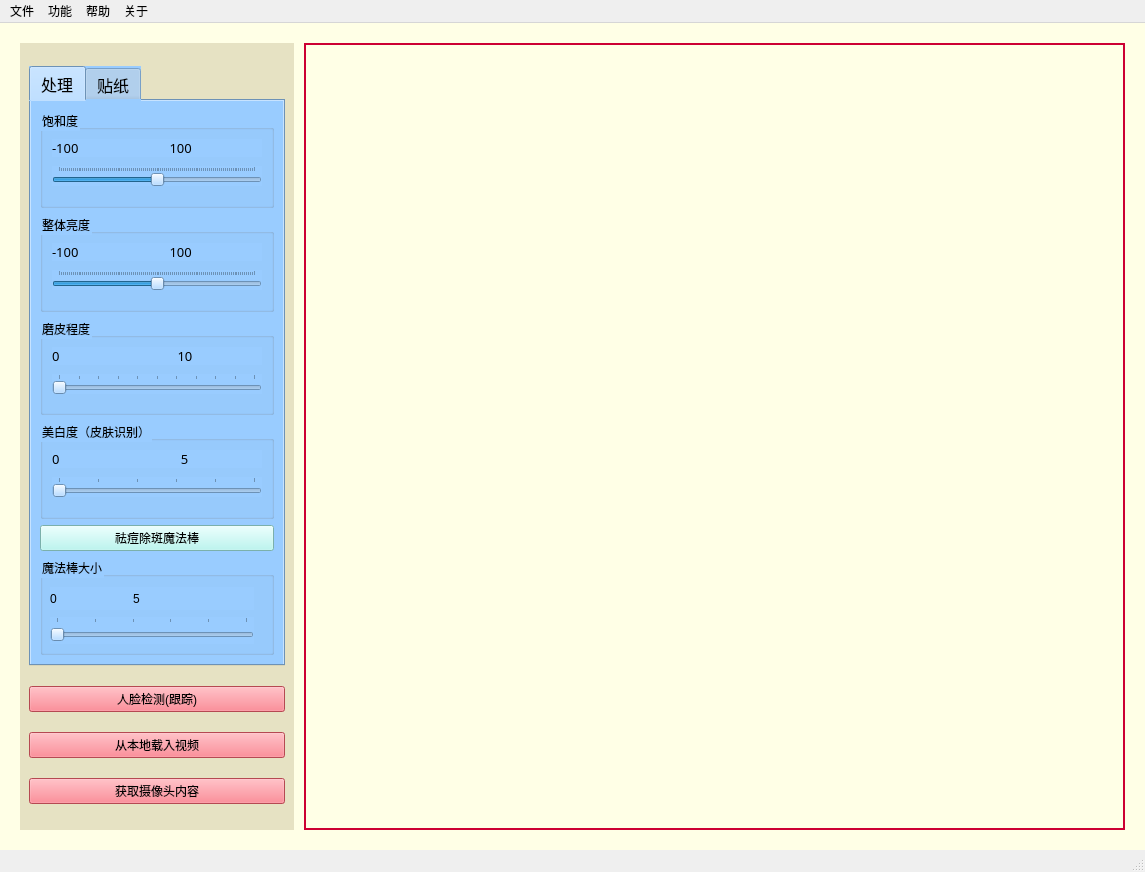
<?xml version="1.0" encoding="UTF-8"?>
<ui version="4.0">
 <class>MainWindow</class>
 <widget class="QMainWindow" name="MainWindow">
  <property name="windowModality">
   <enum>Qt::NonModal</enum>
  </property>
  <property name="enabled">
   <bool>true</bool>
  </property>
  <property name="geometry">
   <rect>
    <x>0</x>
    <y>0</y>
    <width>1145</width>
    <height>872</height>
   </rect>
  </property>
  <property name="sizePolicy">
   <sizepolicy hsizetype="Preferred" vsizetype="Preferred">
    <horstretch>50</horstretch>
    <verstretch>10</verstretch>
   </sizepolicy>
  </property>
  <property name="focusPolicy">
   <enum>Qt::StrongFocus</enum>
  </property>
  <property name="contextMenuPolicy">
   <enum>Qt::ActionsContextMenu</enum>
  </property>
  <property name="acceptDrops">
   <bool>true</bool>
  </property>
  <property name="windowTitle">
   <string>相机特效</string>
  </property>
  <property name="windowIcon">
   <iconset>
    <normaloff>C:/Users/kunkun/.designer/backup/cam.ico</normaloff>C:/Users/kunkun/.designer/backup/cam.ico</iconset>
  </property>
  <property name="statusTip">
   <string/>
  </property>
  <property name="autoFillBackground">
   <bool>false</bool>
  </property>
  <property name="styleSheet">
   <string notr="true"/>
  </property>
  <property name="iconSize">
   <size>
    <width>50</width>
    <height>50</height>
   </size>
  </property>
  <property name="animated">
   <bool>true</bool>
  </property>
  <property name="tabShape">
   <enum>QTabWidget::Rounded</enum>
  </property>
  <property name="dockNestingEnabled">
   <bool>false</bool>
  </property>
  <property name="dockOptions">
   <set>QMainWindow::AllowTabbedDocks|QMainWindow::AnimatedDocks</set>
  </property>
  <widget class="QWidget" name="centralwidget">
   <property name="sizePolicy">
    <sizepolicy hsizetype="Preferred" vsizetype="Preferred">
     <horstretch>0</horstretch>
     <verstretch>0</verstretch>
    </sizepolicy>
   </property>
   <property name="autoFillBackground">
    <bool>false</bool>
   </property>
   <property name="styleSheet">
    <string notr="true">background-color: rgb(255, 255, 230);
</string>
   </property>
   <layout class="QHBoxLayout" name="_2" stretch="0,13">
    <property name="spacing">
     <number>10</number>
    </property>
    <property name="leftMargin">
     <number>20</number>
    </property>
    <property name="topMargin">
     <number>20</number>
    </property>
    <property name="rightMargin">
     <number>20</number>
    </property>
    <property name="bottomMargin">
     <number>20</number>
    </property>
    <item>
     <widget class="QWidget" name="QWidgetLeft" native="true">
      <property name="styleSheet">
       <string notr="true">* {
background:#e6e2c3;


}</string>
      </property>
      <layout class="QVBoxLayout" name="verticalLayout_3">
       <item>
        <widget class="QTabWidget" name="tabWidget">
         <property name="enabled">
          <bool>true</bool>
         </property>
         <property name="minimumSize">
          <size>
           <width>256</width>
           <height>600</height>
          </size>
         </property>
         <property name="maximumSize">
          <size>
           <width>256</width>
           <height>600</height>
          </size>
         </property>
         <property name="baseSize">
          <size>
           <width>0</width>
           <height>0</height>
          </size>
         </property>
         <property name="font">
          <font>
           <family>华文中宋</family>
           <pointsize>12</pointsize>
          </font>
         </property>
         <property name="styleSheet">
          <string notr="true">*{
background-color:#99CCFF;
}</string>
         </property>
         <property name="currentIndex">
          <number>0</number>
         </property>
         <property name="elideMode">
          <enum>Qt::ElideLeft</enum>
         </property>
         <widget class="QWidget" name="tab_4">
          <property name="sizePolicy">
           <sizepolicy hsizetype="Preferred" vsizetype="Preferred">
            <horstretch>0</horstretch>
            <verstretch>0</verstretch>
           </sizepolicy>
          </property>
          <property name="font">
           <font>
            <family>微软雅黑</family>
            <pointsize>11</pointsize>
           </font>
          </property>
          <property name="styleSheet">
           <string notr="true">QPushButton{
background-color: #acf6ef;
}</string>
          </property>
          <attribute name="title">
           <string>处理</string>
          </attribute>
          <layout class="QVBoxLayout" name="verticalLayout_2" stretch="0,0,0,0,0,0">
           <item>
            <widget class="QGroupBox" name="groupBox_3">
             <property name="sizePolicy">
              <sizepolicy hsizetype="Preferred" vsizetype="Preferred">
               <horstretch>20</horstretch>
               <verstretch>0</verstretch>
              </sizepolicy>
             </property>
             <property name="title">
              <string>饱和度</string>
             </property>
             <layout class="QVBoxLayout" name="verticalLayout_6">
              <property name="spacing">
               <number>0</number>
              </property>
              <property name="topMargin">
               <number>0</number>
              </property>
              <item>
               <widget class="QLabel" name="label_9">
                <property name="sizePolicy">
                 <sizepolicy hsizetype="Expanding" vsizetype="Maximum">
                  <horstretch>0</horstretch>
                  <verstretch>0</verstretch>
                 </sizepolicy>
                </property>
                <property name="minimumSize">
                 <size>
                  <width>10</width>
                  <height>10</height>
                 </size>
                </property>
                <property name="font">
                 <font>
                  <family>微软雅黑</family>
                  <pointsize>10</pointsize>
                 </font>
                </property>
                <property name="lineWidth">
                 <number>10</number>
                </property>
                <property name="text">
                 <string>-100                           100</string>
                </property>
               </widget>
              </item>
              <item>
               <widget class="QSlider" name="horizontalSlider">
                <property name="cursor">
                 <cursorShape>PointingHandCursor</cursorShape>
                </property>
                <property name="minimum">
                 <number>-50</number>
                </property>
                <property name="maximum">
                 <number>50</number>
                </property>
                <property name="tracking">
                 <bool>true</bool>
                </property>
                <property name="orientation">
                 <enum>Qt::Horizontal</enum>
                </property>
                <property name="tickPosition">
                 <enum>QSlider::TicksAbove</enum>
                </property>
                <property name="tickInterval">
                 <number>1</number>
                </property>
               </widget>
              </item>
             </layout>
            </widget>
           </item>
           <item>
            <widget class="QGroupBox" name="groupBox">
             <property name="sizePolicy">
              <sizepolicy hsizetype="Preferred" vsizetype="Preferred">
               <horstretch>20</horstretch>
               <verstretch>0</verstretch>
              </sizepolicy>
             </property>
             <property name="styleSheet">
              <string notr="true"/>
             </property>
             <property name="title">
              <string>整体亮度</string>
             </property>
             <layout class="QVBoxLayout" name="verticalLayout_4">
              <property name="spacing">
               <number>0</number>
              </property>
              <property name="topMargin">
               <number>0</number>
              </property>
              <item>
               <widget class="QLabel" name="label_6">
                <property name="sizePolicy">
                 <sizepolicy hsizetype="Expanding" vsizetype="Maximum">
                  <horstretch>0</horstretch>
                  <verstretch>0</verstretch>
                 </sizepolicy>
                </property>
                <property name="minimumSize">
                 <size>
                  <width>10</width>
                  <height>10</height>
                 </size>
                </property>
                <property name="font">
                 <font>
                  <family>微软雅黑</family>
                  <pointsize>10</pointsize>
                 </font>
                </property>
                <property name="lineWidth">
                 <number>10</number>
                </property>
                <property name="text">
                 <string>-100                           100</string>
                </property>
               </widget>
              </item>
              <item>
               <widget class="QSlider" name="horizontalSlider_4">
                <property name="sizePolicy">
                 <sizepolicy hsizetype="Expanding" vsizetype="Fixed">
                  <horstretch>50</horstretch>
                  <verstretch>0</verstretch>
                 </sizepolicy>
                </property>
                <property name="font">
                 <font>
                  <weight>50</weight>
                  <bold>false</bold>
                 </font>
                </property>
                <property name="cursor">
                 <cursorShape>PointingHandCursor</cursorShape>
                </property>
                <property name="mouseTracking">
                 <bool>false</bool>
                </property>
                <property name="focusPolicy">
                 <enum>Qt::StrongFocus</enum>
                </property>
                <property name="minimum">
                 <number>-50</number>
                </property>
                <property name="maximum">
                 <number>50</number>
                </property>
                <property name="orientation">
                 <enum>Qt::Horizontal</enum>
                </property>
                <property name="tickPosition">
                 <enum>QSlider::TicksAbove</enum>
                </property>
                <property name="tickInterval">
                 <number>1</number>
                </property>
               </widget>
              </item>
             </layout>
            </widget>
           </item>
           <item>
            <widget class="QGroupBox" name="groupBox_13">
             <property name="title">
              <string>磨皮程度</string>
             </property>
             <layout class="QVBoxLayout" name="verticalLayout_17">
              <property name="spacing">
               <number>0</number>
              </property>
              <property name="topMargin">
               <number>0</number>
              </property>
              <item>
               <widget class="QLabel" name="label_16">
                <property name="sizePolicy">
                 <sizepolicy hsizetype="Expanding" vsizetype="Maximum">
                  <horstretch>0</horstretch>
                  <verstretch>0</verstretch>
                 </sizepolicy>
                </property>
                <property name="minimumSize">
                 <size>
                  <width>10</width>
                  <height>10</height>
                 </size>
                </property>
                <property name="font">
                 <font>
                  <family>微软雅黑</family>
                  <pointsize>10</pointsize>
                 </font>
                </property>
                <property name="text">
                 <string>0                                   10</string>
                </property>
                <property name="textFormat">
                 <enum>Qt::AutoText</enum>
                </property>
               </widget>
              </item>
              <item>
               <widget class="QSlider" name="horizontalSlider_11">
                <property name="sizePolicy">
                 <sizepolicy hsizetype="Expanding" vsizetype="Fixed">
                  <horstretch>50</horstretch>
                  <verstretch>0</verstretch>
                 </sizepolicy>
                </property>
                <property name="font">
                 <font>
                  <weight>50</weight>
                  <bold>false</bold>
                 </font>
                </property>
                <property name="cursor">
                 <cursorShape>PointingHandCursor</cursorShape>
                </property>
                <property name="mouseTracking">
                 <bool>false</bool>
                </property>
                <property name="focusPolicy">
                 <enum>Qt::StrongFocus</enum>
                </property>
                <property name="maximum">
                 <number>10</number>
                </property>
                <property name="pageStep">
                 <number>10</number>
                </property>
                <property name="orientation">
                 <enum>Qt::Horizontal</enum>
                </property>
                <property name="tickPosition">
                 <enum>QSlider::TicksAbove</enum>
                </property>
                <property name="tickInterval">
                 <number>1</number>
                </property>
               </widget>
              </item>
             </layout>
            </widget>
           </item>
           <item>
            <widget class="QGroupBox" name="groupBox_15">
             <property name="sizePolicy">
              <sizepolicy hsizetype="Preferred" vsizetype="Preferred">
               <horstretch>20</horstretch>
               <verstretch>0</verstretch>
              </sizepolicy>
             </property>
             <property name="styleSheet">
              <string notr="true"/>
             </property>
             <property name="title">
              <string>美白度（皮肤识别）</string>
             </property>
             <layout class="QVBoxLayout" name="verticalLayout_20">
              <property name="spacing">
               <number>0</number>
              </property>
              <property name="topMargin">
               <number>0</number>
              </property>
              <item>
               <widget class="QLabel" name="label_18">
                <property name="sizePolicy">
                 <sizepolicy hsizetype="Expanding" vsizetype="Maximum">
                  <horstretch>0</horstretch>
                  <verstretch>0</verstretch>
                 </sizepolicy>
                </property>
                <property name="minimumSize">
                 <size>
                  <width>10</width>
                  <height>10</height>
                 </size>
                </property>
                <property name="font">
                 <font>
                  <family>微软雅黑</family>
                  <pointsize>10</pointsize>
                 </font>
                </property>
                <property name="lineWidth">
                 <number>10</number>
                </property>
                <property name="text">
                 <string>0                                    5</string>
                </property>
               </widget>
              </item>
              <item>
               <widget class="QSlider" name="horizontalSlider_13">
                <property name="sizePolicy">
                 <sizepolicy hsizetype="Expanding" vsizetype="Fixed">
                  <horstretch>50</horstretch>
                  <verstretch>0</verstretch>
                 </sizepolicy>
                </property>
                <property name="font">
                 <font>
                  <weight>50</weight>
                  <bold>false</bold>
                 </font>
                </property>
                <property name="cursor">
                 <cursorShape>PointingHandCursor</cursorShape>
                </property>
                <property name="mouseTracking">
                 <bool>false</bool>
                </property>
                <property name="focusPolicy">
                 <enum>Qt::StrongFocus</enum>
                </property>
                <property name="minimum">
                 <number>0</number>
                </property>
                <property name="maximum">
                 <number>50</number>
                </property>
                <property name="orientation">
                 <enum>Qt::Horizontal</enum>
                </property>
                <property name="tickPosition">
                 <enum>QSlider::TicksAbove</enum>
                </property>
                <property name="tickInterval">
                 <number>10</number>
                </property>
               </widget>
              </item>
             </layout>
            </widget>
           </item>
           <item>
            <widget class="QPushButton" name="pushButton">
             <property name="text">
              <string>祛痘除斑魔法棒</string>
             </property>
            </widget>
           </item>
           <item>
            <widget class="QGroupBox" name="groupBox_2">
             <property name="title">
              <string>魔法棒大小</string>
             </property>
             <widget class="QLabel" name="label">
              <property name="geometry">
               <rect>
                <x>10</x>
                <y>30</y>
                <width>204</width>
                <height>23</height>
               </rect>
              </property>
              <property name="minimumSize">
               <size>
                <width>10</width>
                <height>10</height>
               </size>
              </property>
              <property name="lineWidth">
               <number>10</number>
              </property>
              <property name="text">
               <string>0                       5</string>
              </property>
             </widget>
             <widget class="QSlider" name="horizontalSlider_2">
              <property name="geometry">
               <rect>
                <x>10</x>
                <y>60</y>
                <width>204</width>
                <height>27</height>
               </rect>
              </property>
              <property name="cursor">
               <cursorShape>PointingHandCursor</cursorShape>
              </property>
              <property name="maximum">
               <number>5</number>
              </property>
              <property name="pageStep">
               <number>1</number>
              </property>
              <property name="orientation">
               <enum>Qt::Horizontal</enum>
              </property>
              <property name="tickPosition">
               <enum>QSlider::TicksAbove</enum>
              </property>
              <property name="tickInterval">
               <number>1</number>
              </property>
             </widget>
            </widget>
           </item>
          </layout>
         </widget>
         <widget class="QWidget" name="tab">
          <property name="font">
           <font>
            <family>微软雅黑</family>
            <pointsize>11</pointsize>
           </font>
          </property>
          <property name="layoutDirection">
           <enum>Qt::LeftToRight</enum>
          </property>
          <property name="styleSheet">
           <string notr="true">QPushButton{
background-color: #acf6ef;
}</string>
          </property>
          <attribute name="title">
           <string>贴纸</string>
          </attribute>
          <layout class="QVBoxLayout" name="verticalLayout_18">
           <item>
            <widget class="QPushButton" name="pushButton_12">
             <property name="text">
              <string>兔耳朵</string>
             </property>
            </widget>
           </item>
           <item>
            <widget class="QPushButton" name="pushButton_14">
             <property name="text">
              <string>腮红</string>
             </property>
            </widget>
           </item>
           <item>
            <widget class="QPushButton" name="pushButton_13">
             <property name="text">
              <string>蝴蝶结发簪</string>
             </property>
            </widget>
           </item>
           <item>
            <widget class="QPushButton" name="pushButton_16">
             <property name="text">
              <string>烈焰红唇</string>
             </property>
            </widget>
           </item>
           <item>
            <widget class="QPushButton" name="pushButton_11">
             <property name="text">
              <string>圣诞帽</string>
             </property>
            </widget>
           </item>
           <item>
            <widget class="QPushButton" name="pushButton_17">
             <property name="text">
              <string>猫妆(猫须+猫耳朵)</string>
             </property>
            </widget>
           </item>
           <item>
            <widget class="QPushButton" name="pushButton_18">
             <property name="text">
              <string>墨镜金项链</string>
             </property>
            </widget>
           </item>
           <item>
            <widget class="QPushButton" name="pushButton_19">
             <property name="text">
              <string>麋鹿妆</string>
             </property>
            </widget>
           </item>
           <item>
            <widget class="QPushButton" name="pushButton_15">
             <property name="text">
              <string>如花妆</string>
             </property>
            </widget>
           </item>
           <item>
            <widget class="QPushButton" name="pushButton_20">
             <property name="text">
              <string>卡通脸</string>
             </property>
            </widget>
           </item>
          </layout>
         </widget>
        </widget>
       </item>
       <item>
        <widget class="QPushButton" name="pushButton_4">
         <property name="styleSheet">
          <string notr="true">background-color: #fe6673;</string>
         </property>
         <property name="text">
          <string>人脸检测(跟踪)</string>
         </property>
        </widget>
       </item>
       <item>
        <widget class="QPushButton" name="pushButton_3">
         <property name="styleSheet">
          <string notr="true">background-color: #fe6673;</string>
         </property>
         <property name="text">
          <string>从本地载入视频</string>
         </property>
        </widget>
       </item>
       <item>
        <widget class="QPushButton" name="pushButton_2">
         <property name="styleSheet">
          <string notr="true">background-color: #fe6673;</string>
         </property>
         <property name="text">
          <string>获取摄像头内容</string>
         </property>
        </widget>
       </item>
      </layout>
     </widget>
    </item>
    <item>
     <layout class="QVBoxLayout" name="verticalLayout" stretch="100">
      <property name="spacing">
       <number>0</number>
      </property>
      <property name="leftMargin">
       <number>0</number>
      </property>
      <property name="topMargin">
       <number>0</number>
      </property>
      <property name="rightMargin">
       <number>0</number>
      </property>
      <property name="bottomMargin">
       <number>0</number>
      </property>
      <item>
       <widget class="QGraphicsView" name="graphicsView">
        <property name="minimumSize">
         <size>
          <width>0</width>
          <height>500</height>
         </size>
        </property>
        <property name="styleSheet">
         <string notr="true">border: 2px solid #CC0033;</string>
        </property>
        <property name="frameShape">
         <enum>QFrame::NoFrame</enum>
        </property>
        <property name="verticalScrollBarPolicy">
         <enum>Qt::ScrollBarAsNeeded</enum>
        </property>
        <property name="horizontalScrollBarPolicy">
         <enum>Qt::ScrollBarAsNeeded</enum>
        </property>
        <property name="sizeAdjustPolicy">
         <enum>QAbstractScrollArea::AdjustToContents</enum>
        </property>
        <property name="alignment">
         <set>Qt::AlignCenter</set>
        </property>
        <property name="renderHints">
         <set>QPainter::SmoothPixmapTransform</set>
        </property>
        <property name="resizeAnchor">
         <enum>QGraphicsView::NoAnchor</enum>
        </property>
       </widget>
      </item>
     </layout>
    </item>
   </layout>
  </widget>
  <widget class="QStatusBar" name="statusbar"/>
  <widget class="QMenuBar" name="menubar">
   <property name="geometry">
    <rect>
     <x>0</x>
     <y>0</y>
     <width>1145</width>
     <height>26</height>
    </rect>
   </property>
   <property name="font">
    <font>
     <kerning>true</kerning>
    </font>
   </property>
   <property name="mouseTracking">
    <bool>true</bool>
   </property>
   <property name="tabletTracking">
    <bool>false</bool>
   </property>
   <property name="acceptDrops">
    <bool>true</bool>
   </property>
   <property name="nativeMenuBar">
    <bool>false</bool>
   </property>
   <widget class="QMenu" name="menu">
    <property name="title">
     <string>文件</string>
    </property>
    <addaction name="action"/>
    <addaction name="action_2"/>
   </widget>
   <widget class="QMenu" name="menu_5">
    <property name="title">
     <string>关于</string>
    </property>
    <addaction name="action_5"/>
   </widget>
   <widget class="QMenu" name="menu_2">
    <property name="title">
     <string>功能</string>
    </property>
    <addaction name="actionAI"/>
    <addaction name="action_17"/>
    <addaction name="action_18"/>
   </widget>
   <widget class="QMenu" name="menu_3">
    <property name="title">
     <string>帮助</string>
    </property>
    <addaction name="action_19"/>
    <addaction name="action_20"/>
   </widget>
   <addaction name="menu"/>
   <addaction name="menu_2"/>
   <addaction name="menu_3"/>
   <addaction name="menu_5"/>
  </widget>
  <action name="action">
   <property name="text">
    <string>保存</string>
   </property>
   <property name="statusTip">
    <string>打开图片</string>
   </property>
   <property name="shortcut">
    <string>Ctrl+O</string>
   </property>
   <property name="priority">
    <enum>QAction::HighPriority</enum>
   </property>
  </action>
  <action name="action_2">
   <property name="text">
    <string>另存为</string>
   </property>
   <property name="statusTip">
    <string>保存图片</string>
   </property>
   <property name="whatsThis">
    <string/>
   </property>
   <property name="shortcut">
    <string>Ctrl+S</string>
   </property>
  </action>
  <action name="action_3">
   <property name="text">
    <string>高斯滤波</string>
   </property>
  </action>
  <action name="action_4">
   <property name="text">
    <string>图像清晰</string>
   </property>
   <property name="statusTip">
    <string>图像清晰</string>
   </property>
  </action>
  <action name="action_6">
   <property name="text">
    <string>高斯滤波</string>
   </property>
   <property name="statusTip">
    <string>高斯滤波</string>
   </property>
  </action>
  <action name="action_7">
   <property name="text">
    <string>均值滤波</string>
   </property>
   <property name="statusTip">
    <string>均值滤波</string>
   </property>
  </action>
  <action name="actionLaplacian">
   <property name="text">
    <string>Laplacian</string>
   </property>
   <property name="statusTip">
    <string>Laplacian</string>
   </property>
  </action>
  <action name="actionSobel">
   <property name="text">
    <string>Sobel</string>
   </property>
   <property name="statusTip">
    <string>Sobel</string>
   </property>
  </action>
  <action name="actionPrewitt">
   <property name="text">
    <string>Prewitt</string>
   </property>
   <property name="statusTip">
    <string>Prewitt</string>
   </property>
  </action>
  <action name="action_9">
   <property name="text">
    <string>频域平滑</string>
   </property>
   <property name="statusTip">
    <string>频域平滑</string>
   </property>
  </action>
  <action name="action_10">
   <property name="text">
    <string>频域锐化</string>
   </property>
   <property name="statusTip">
    <string>频域锐化</string>
   </property>
  </action>
  <action name="action_11">
   <property name="text">
    <string>中值滤波</string>
   </property>
   <property name="statusTip">
    <string>中值滤波</string>
   </property>
  </action>
  <action name="action_12">
   <property name="text">
    <string>美白度选择</string>
   </property>
   <property name="statusTip">
    <string>美白度选择</string>
   </property>
  </action>
  <action name="action_13">
   <property name="text">
    <string>平滑度选择</string>
   </property>
   <property name="statusTip">
    <string>平滑度选择</string>
   </property>
  </action>
  <action name="action_5">
   <property name="text">
    <string>关于我们</string>
   </property>
   <property name="statusTip">
    <string>还原</string>
   </property>
  </action>
  <action name="action_8">
   <property name="text">
    <string>撤销</string>
   </property>
   <property name="statusTip">
    <string>撤销</string>
   </property>
   <property name="shortcut">
    <string>Ctrl+Z</string>
   </property>
   <property name="shortcutContext">
    <enum>Qt::WindowShortcut</enum>
   </property>
  </action>
  <action name="action_14">
   <property name="text">
    <string>放大</string>
   </property>
   <property name="statusTip">
    <string>放大</string>
   </property>
   <property name="shortcut">
    <string>+</string>
   </property>
   <property name="iconVisibleInMenu">
    <bool>true</bool>
   </property>
  </action>
  <action name="action_15">
   <property name="text">
    <string>缩小</string>
   </property>
   <property name="statusTip">
    <string>缩小</string>
   </property>
   <property name="shortcut">
    <string>-</string>
   </property>
  </action>
  <action name="action_16">
   <property name="text">
    <string>截图</string>
   </property>
   <property name="statusTip">
    <string>截图</string>
   </property>
  </action>
  <action name="actionwo">
   <property name="text">
    <string>wo</string>
   </property>
  </action>
  <action name="actionGamma">
   <property name="text">
    <string>Gamma变换</string>
   </property>
  </action>
  <action name="actionAI">
   <property name="text">
    <string>AI换脸功能</string>
   </property>
  </action>
  <action name="action_17">
   <property name="text">
    <string>图像处理功能</string>
   </property>
  </action>
  <action name="action_18">
   <property name="text">
    <string>视频处理功能</string>
   </property>
  </action>
  <action name="action_19">
   <property name="text">
    <string>检查更新</string>
   </property>
  </action>
  <action name="action_20">
   <property name="text">
    <string>重新下载</string>
   </property>
  </action>
 </widget>
 <tabstops>
  <tabstop>graphicsView</tabstop>
  <tabstop>horizontalSlider</tabstop>
 </tabstops>
 <resources/>
 <connections/>
</ui>
